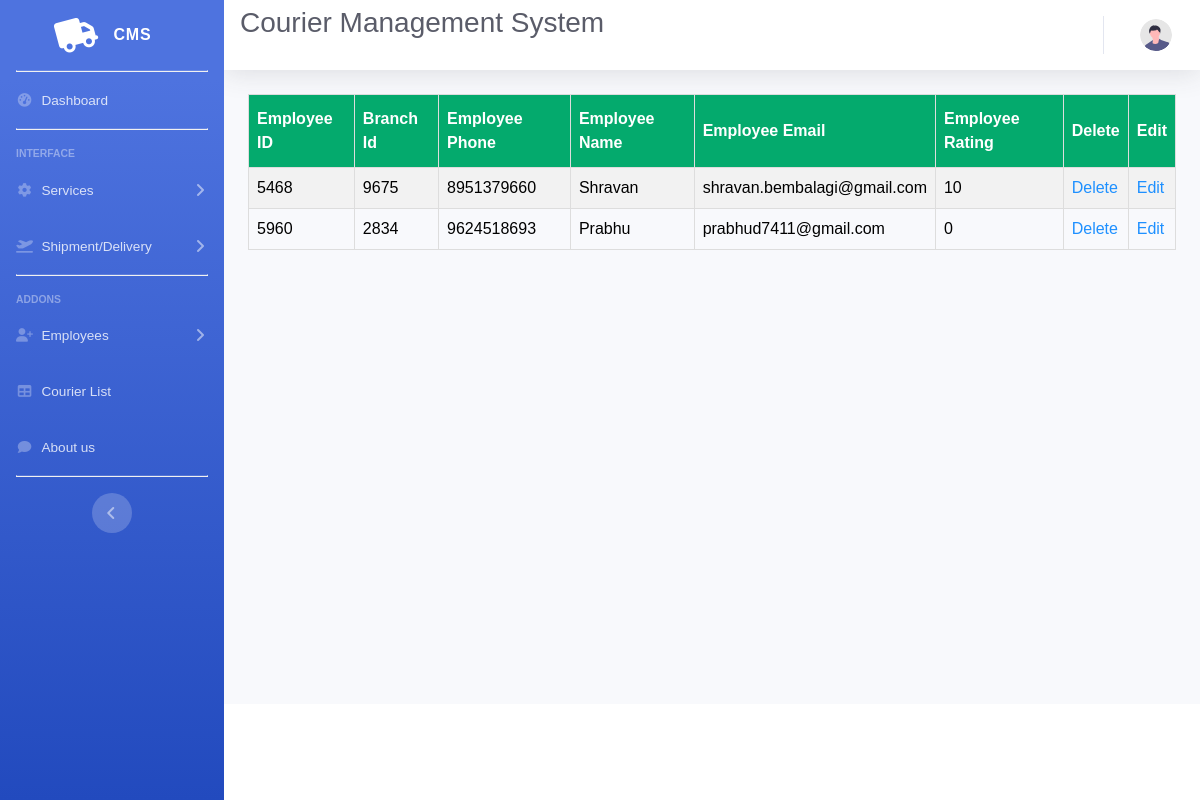
Page /employeelist.php on the committed database.
### tables this page shows
CREATE TABLE `employee` (
  `emp_id` int(25) NOT NULL,
  `branch_id` int(25) NOT NULL,
  `emp_ph` varchar(12) NOT NULL,
  `emp_name` varchar(50) NOT NULL,
  `emp_addr` varchar(50) NOT NULL,
  `emp_email` varchar(50) NOT NULL,
  `emp_rating` float NOT NULL
);

### employeelist.php (the view, shortened to what this page needs)
<!DOCTYPE html>
<html lang="en">
<head>
    <link href="vendor/fontawesome-free/css/all.min.css" rel="stylesheet" type="text/css">
    <link href="css/sb-admin-2.min.css" rel="stylesheet">
</head>
<body id="page-top">
    <div id="wrapper">
        <ul class="navbar-nav bg-gradient-primary sidebar sidebar-dark accordion" id="accordionSidebar">
            <a class="sidebar-brand d-flex align-items-center justify-content-center" href="index.html">
                <div class="sidebar-brand-icon rotate-n-15">
                   <i class='fas fa-truck'></i>
                </div>
                <div class="sidebar-brand-text mx-3">CMS </div>
            </a>
            <hr class="sidebar-divider my-0">
            <li class="nav-item">
                <a class="nav-link" href="index1.php">
                    <i class="fas fa-fw fa-tachometer-alt"></i>
                    <span>Dashboard</span></a>
            </li>
            <hr class="sidebar-divider">
            <div class="sidebar-heading">
                Interface
            </div>
            <li class="nav-item">
                <a class="nav-link collapsed" href="#" data-toggle="collapse" data-target="#collapseTwo"
                    aria-expanded="true" aria-controls="collapseTwo">
                    <i class="fas fa-fw fa-cog"></i>
                    <span>Services</span>
                </a>
            </li>
            <li class="nav-item">
                <a class="nav-link collapsed" href="#" data-toggle="collapse" data-target="#collapseUtilities"
                    aria-expanded="true" aria-controls="collapseUtilities">
                    <i class="fas fa-plane-departure"></i>
                    <span>Shipment/Delivery</span>
                </a>
            </li>
            <hr class="sidebar-divider">
            <div class="sidebar-heading">
                Addons
            </div>
            <li class="nav-item">
                <a class="nav-link collapsed" href="#" data-toggle="collapse" data-target="#collapsePages"
                    aria-expanded="true" aria-controls="collapsePages">
                    <i class="fas fa-fw fa-user-plus"></i>
                    <span>Employees</span>
                </a>
            </li>
            <li class="nav-item">
                <a class="nav-link" href="admincourierlist.php">
                    <i class="fas fa-fw fa-table"></i>
                    <span>Courier List</span></a>
            </li>
            <li class="nav-item">
                <a class="nav-link" href="aboutus.php">
                    <i class="fas fa-fw fa-comment"></i>
                    <span>About us</span></a>
            </li>
            <hr class="sidebar-divider d-none d-md-block">
            <div class="text-center d-none d-md-inline">
                <button class="rounded-circle border-0" id="sidebarToggle"></button>
            </div>
        </ul>
        <div id="content-wrapper" class="d-flex flex-column">
            <div id="content">
                <nav class="navbar navbar-expand navbar-light bg-white topbar mb-4 static-top shadow">
                <h1 class="h3 mb-4 text-gray-800">Courier Management System</h1>
                    <ul class="navbar-nav ml-auto">
                        <li class="nav-item dropdown no-arrow">
                            <a class="nav-link dropdown-toggle" href="#" id="userDropdown" role="button"
                                data-toggle="dropdown" aria-haspopup="true" aria-expanded="false">
                                <img class="img-profile rounded-circle"
                                    src="img/undraw_profile.svg">
                            </a>
                        </li>
                    </ul>
                </nav>
                <div class="container-fluid">
</head>
<body>
            <table id="branch">
  <tr>
    <th>Employee ID</th>
    <th>Branch Id</th>
    <th>Employee Phone</th>
    <th>Employee Name</th>
    <th>Employee Email</th>
    <th>Employee Rating</th>
    <th>Delete</th>
    <th>Edit</th>
  </tr>
<?php
include "config.php";
$sql="select * from employee";
$records = mysqli_query($conn,$sql);
while($data = mysqli_fetch_array($records))
{
?>
  <tr>
    <td><?php echo $data['emp_id']; ?></td>
    <td><?php echo $data['branch_id']; ?></td>
    <td><?php echo $data['emp_ph']; ?></td>
    <td><?php echo $data['emp_name']; ?></td>
    <td><?php echo $data['emp_email']; ?></td>
    <td><?php echo $data['emp_rating']; ?></td>
    <td><a href="empdelete.php?emp_id=<?php echo $data['emp_id']; ?>">Delete</a></td>
    <td><a href="empedit.php?emp_id=<?php echo $data['emp_id']; ?>">Edit</a></td>
  </tr>
<?php
}
?>
</table>
</body>
                </div>
            </div>
            <footer class="sticky-footer bg-white">
                <div class="container my-auto">
                </div>
            </footer>
        </div>
    </div>
</body>
</html>

### employeelist.php (style rules this page uses)
body { font-family: Arial, Helvetica, sans-serif; background-color: black; }
* { box-sizing: border-box; }
.container { padding: 16px; background-color: white; }
hr { border: 1px solid #f1f1f1; margin-bottom: 25px; }
a { color: dodgerblue; }
#branch { font-family: Arial, Helvetica, sans-serif; border-collapse: collapse; width: 100%; }
#branch td, #branch th { border: 1px solid #ddd; padding: 8px; color:black; }
#branch tr:nth-child(even) { background-color: #f2f2f2; }
#branch th { padding-top: 12px; padding-bottom: 12px; text-align: left; background-color: #04AA6D; color: white; }

### rows in the picture
employee: emp_id "5468", branch "9675", emp_ph "8951379660", emp_name "Shravan", emp_email "shravan.bembalagi@gmail.com", emp_rating "10"
employee: emp_id "5960", branch "2834", emp_ph "9624518693", emp_name "Prabhu", emp_email "prabhud7411@gmail.com", emp_rating "0"
